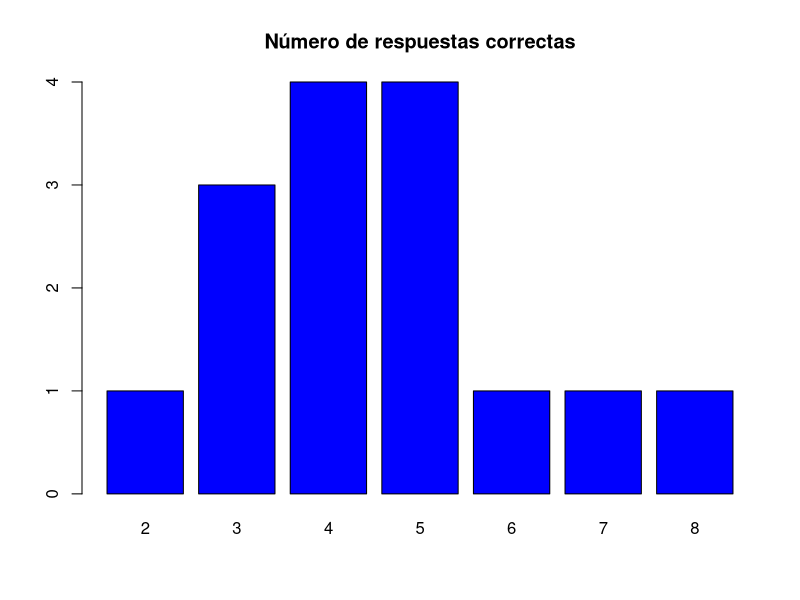
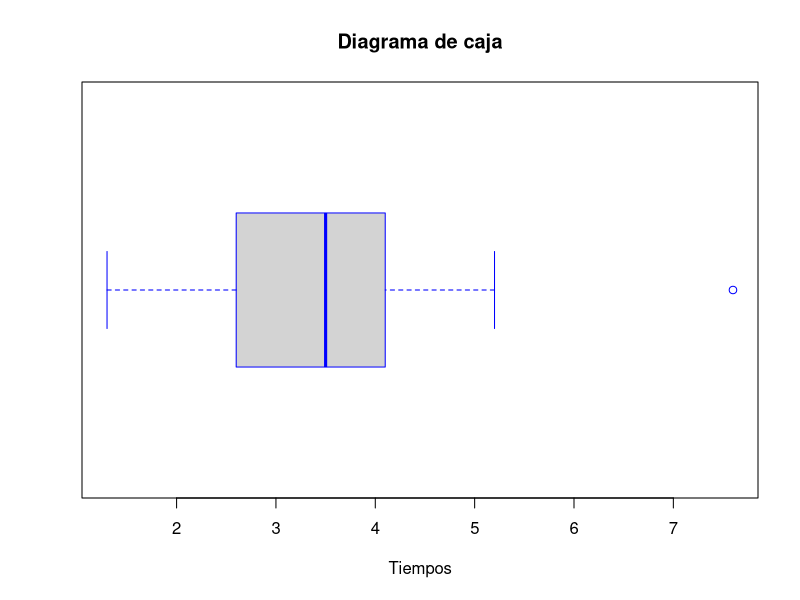
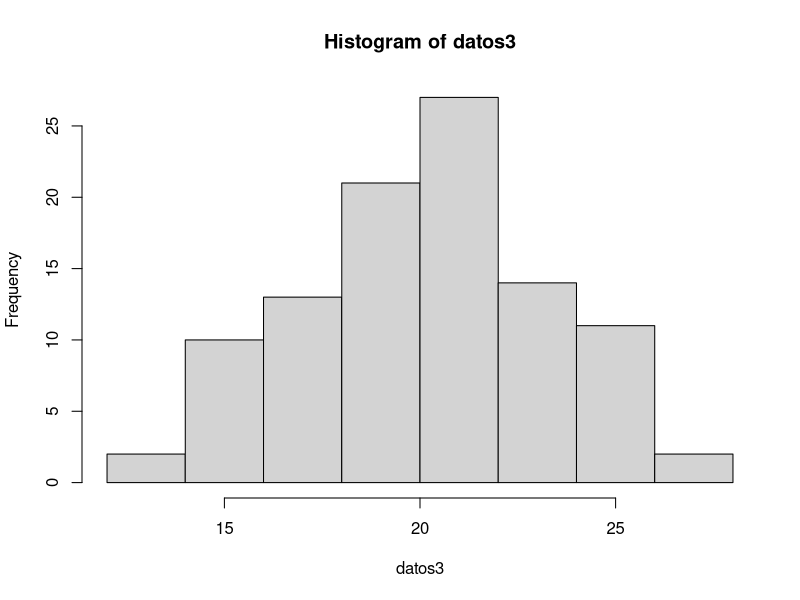
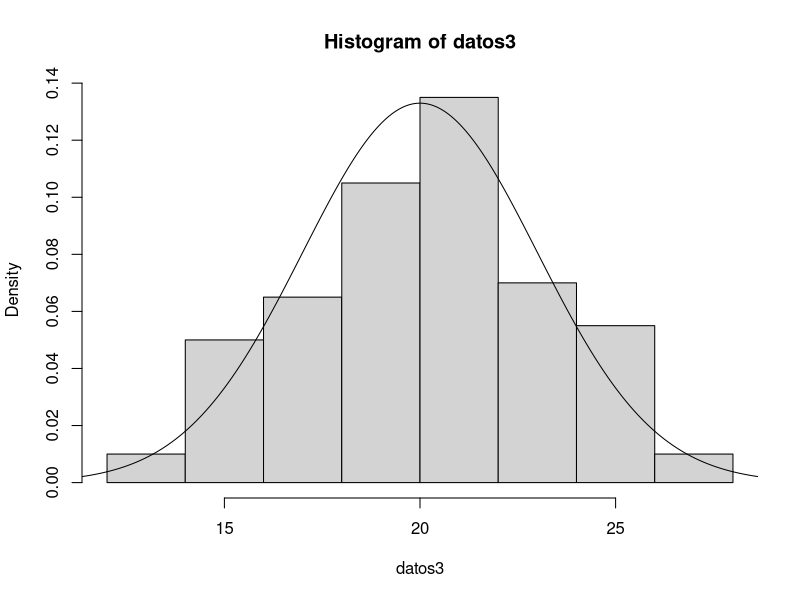
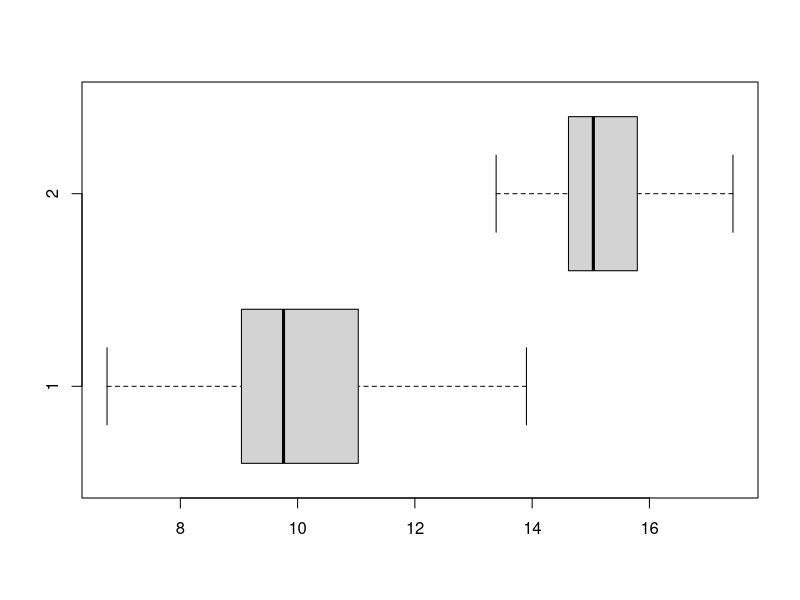
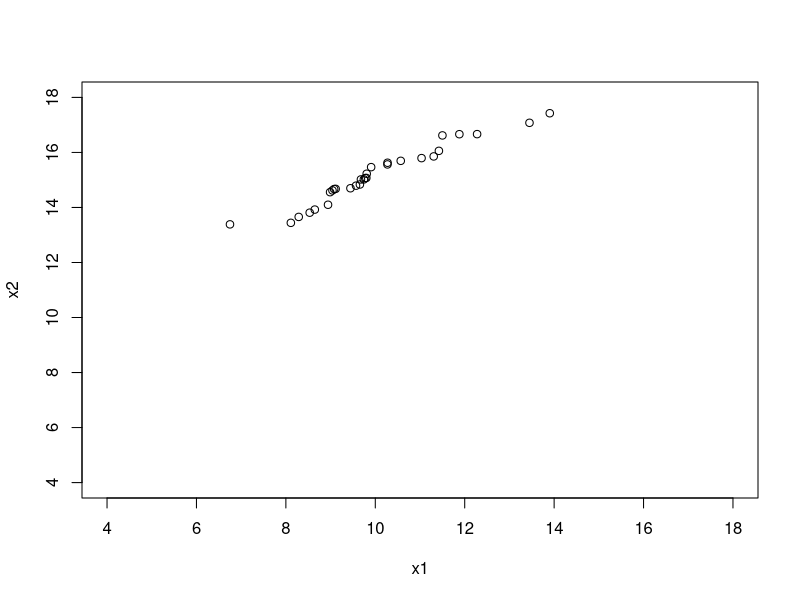
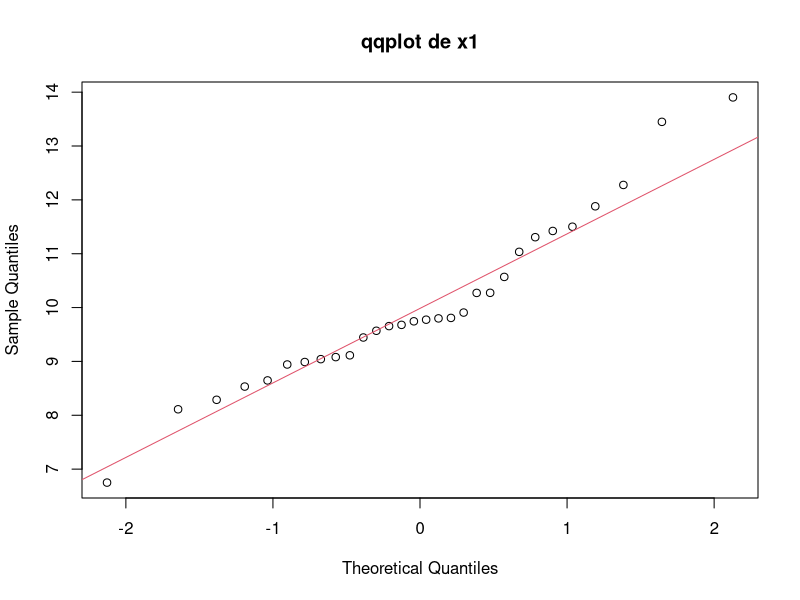
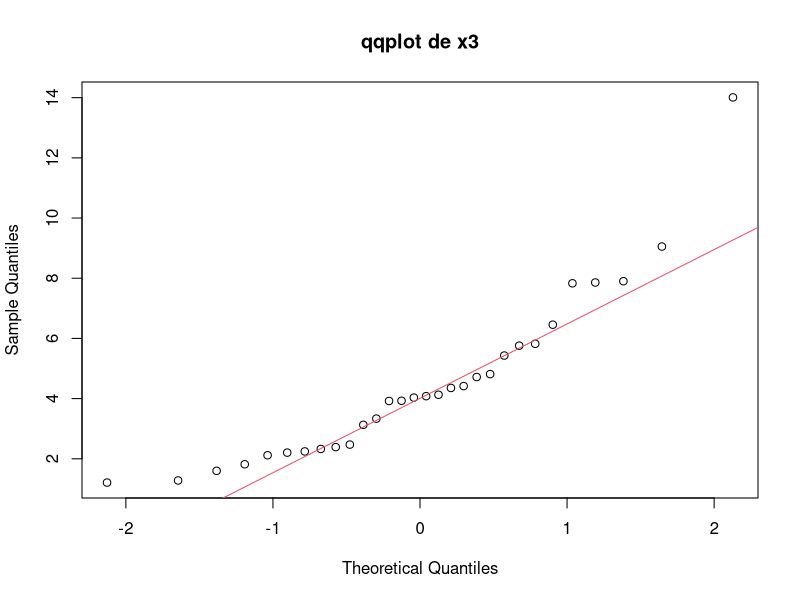

Reproduce these figures in R, in order.
## ---- chunk 1
respuestas <- c(2, 4, 4, 3, 5, 5, 6, 3, 7, 8, 3, 4, 5, 5, 4)
## ---- chunk 2
table(respuestas)
## ---- chunk 3
barplot(table(respuestas), 
        main = "Número de respuestas correctas", 
        col = "blue")
## ---- chunk 4
sort(respuestas)
## ---- chunk 5
mean(respuestas)
## ---- chunk 6
median(respuestas)
## ---- chunk 7
var(respuestas)
## ---- chunk 8
sd(respuestas)
## ---- chunk 9
quantile(respuestas)
## ---- chunk 10
quantile(respuestas, c(0.1,0.5,0.9))
## ---- chunk 11
summary(respuestas)
## ---- chunk 12
datos2 <- c(2.4, 2.6, 1.3, 2.7, 3.1, 3.4, 3.6, 2.5, 3.7, 
            3.9, 4.2, 4.1, 4.5, 5.2, 3.3, 1.6, 3.7,7.6)
## ---- chunk 13
sort(datos2)
## ---- chunk 14
stem(datos2, scale=2)
## ---- chunk 15
boxplot(datos2, horizontal = T, border = "blue", 
        xlab = "Tiempos", main = "Diagrama de caja")
## ---- chunk 16
datos3 <- rnorm(100, 20, 3)
## ---- chunk 17
hist(datos3)
## ---- chunk 18
hist(datos3, freq = FALSE)
ejenorm <- seq(10, 30, 0.01)
lines(ejenorm, dnorm(ejenorm, 20,3))
## ---- chunk 19
x1 <- rnorm(30, 10, 1.5)
x2 <- rnorm(30, 15, 1)
x3 <- rchisq(30, 4)
## ---- chunk 20
boxplot(x1,x2, horizontal = TRUE)
## ---- chunk 21
qqplot(x1, x2, xlim = c(4,18), ylim=c(4,18))
## ---- chunk 22
qqnorm(x1, main="qqplot de x1")
qqline(x1,col=2)
## ---- chunk 23
qqnorm(x3,main="qqplot de x3")
qqline(x3,col=2)
